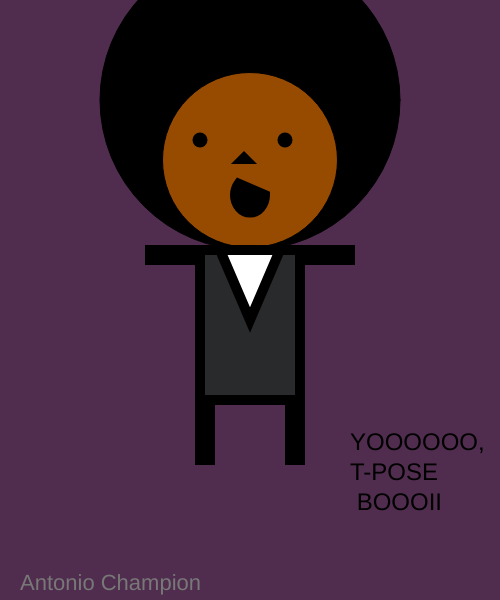
Frame 1 (no input)
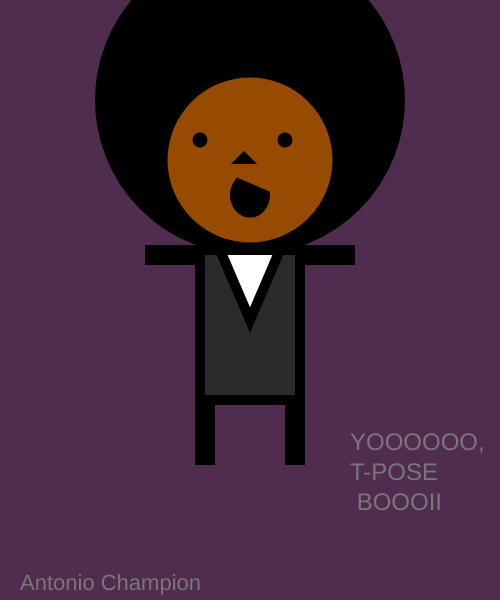
Frame 60 (no input)
Frame 120 (the mouse pressed at the canvas centre since frame 60): identical to frame 60, image omitted

The p5.js sketch that drew these frames (run headless with seeded random() and noise() and a simulated clock; from frame 60 on, the mouse is pressed at the canvas centre):

// p5.js sketch
// ── sketch.js
function setup()
{
    createCanvas(500, 600);
}

function draw()
{
    background(80,45,78);
    textSize(24)
    text("YOOOOOO,\nT-POSE\n BOOOII", 350,450);
  
    // fro
    fill(0, 0, 0);
    circle(250,100,300);

    // head
    fill(150, 75, 0);
    circle(250,160,175);
   
    // eyes
    strokeWeight(15);
    fill(0);
    point(200,140);
    point(285,140);

    // nose
    strokeWeight(10);
    triangle(243, 159, 244, 158, 245, 159);
    
    // mouth
    arc(250, 195, 30, 35, 0, PI + + QUARTER_PI, CHORD);
  
    // body
    fill(41, 42, 43);
    rect(200,250,100,150);
    
    // sweater
    fill(255);
    triangle(220,250,250,320,280,250)
    // right arm
    fill(10, 24, 120);
    rect(300,250,50,10);
    // left arm
    rect(150,250,50,10);
    // left leg
    rect(200,410,10,50);
    // right leg
    rect(290,410,10,50);
    
    fill(120);
    textSize(22);
    text("Antonio Champion",20,590 );


}
